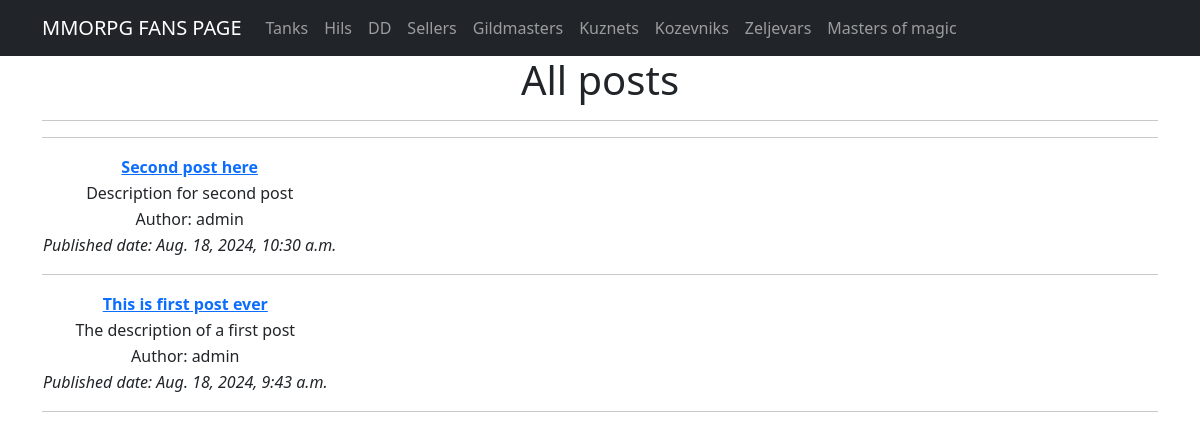
/posts/, run on an earlier commit of the app's database.
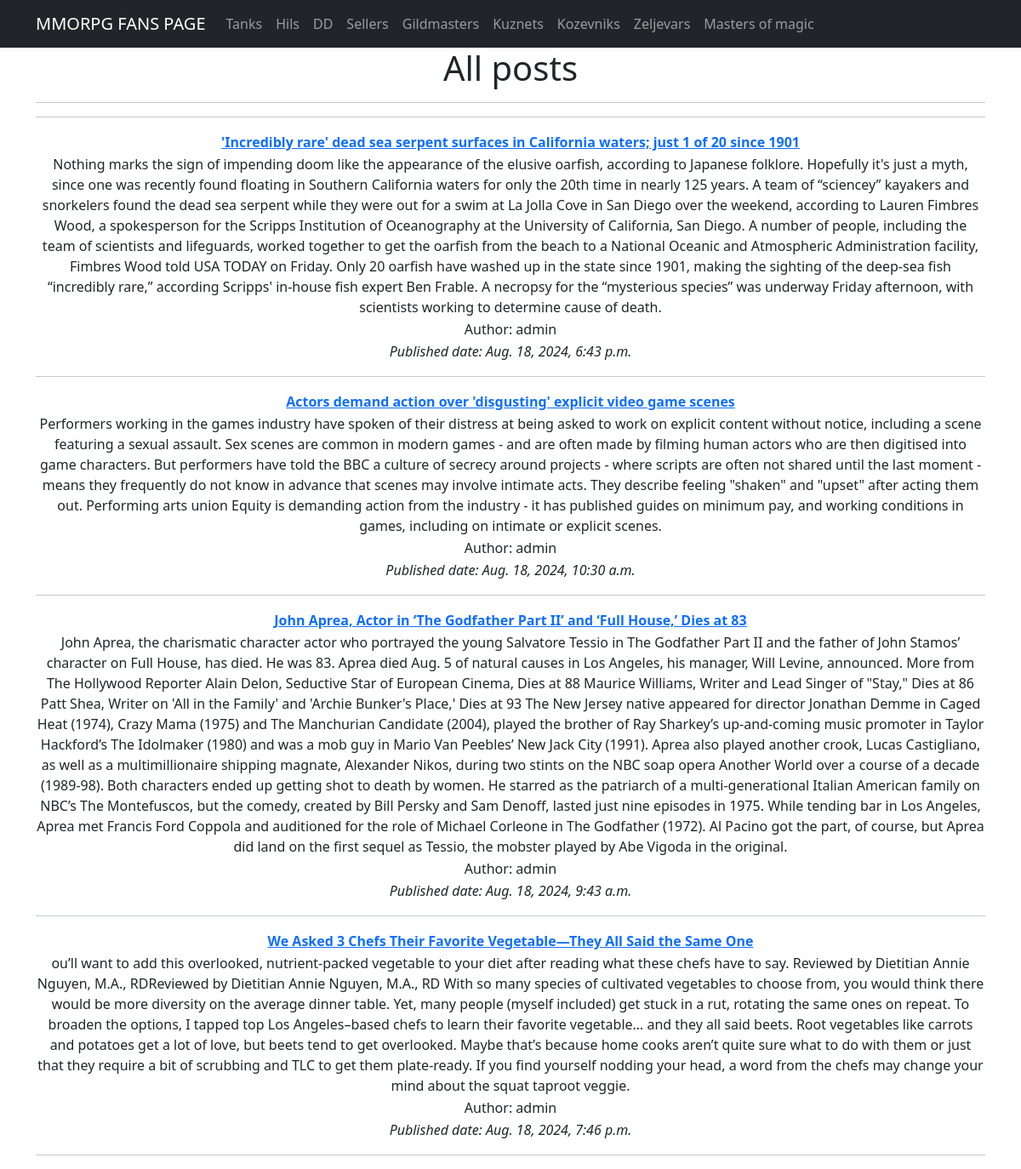
And on a later commit of the database.
### app/models.py (models this page shows)
class Post(models.Model):
    name = models.CharField(max_length=150, unique=True)
    description = models.TextField()
    published_date = models.DateTimeField(default=timezone.now)
    author = models.ForeignKey(User, on_delete=models.CASCADE, related_name='posts')
    categories = models.ManyToManyField(Category, related_name='posts')
    def __str__(self):
        return f'{self.name}'

### app/views.py (the view)
# urls.py: path('', PostsList.as_view(), name='post_list'),
class PostsList(ListView):
    model = Post
    ordering = 'name'
    template_name = 'post_list.html'
    context_object_name = 'posts'

### templates/post_list.html (shortened to what this page needs)
{% extends 'flatpages/default.html' %}
{% block content %}
<h1>All posts</h1>
<hr>
{% for post in posts %}
<table>
    <tr>
        <td><strong><a href="{% url 'post_detail' post.id %}">{{ post.name }}</a></strong></td>
    </tr>
    <tr>
        <td>{{ post.description }}</td>
    </tr>
    <tr>
        <td>Author: {{ post.author }}</td>
    </tr>
    <tr>
        <td><i>Published date: {{ post.published_date }}</i></td>
    </tr>
    <hr>
{% endfor %}
</table>
<hr>
{% endblock content %}

### templates/flatpages/default.html (shortened to what this page needs)
<!DOCTYPE html>
<html lang="en">
    <head>
        {% load static %}
        <link href="{% static 'css/styles.css' %}" rel="stylesheet" />
    </head>
    <body>
        <nav class="navbar navbar-expand-lg navbar-dark bg-dark static-top">
            <div class="container">
                <a class="navbar-brand" href="{% url 'post_list' %}">MMORPG FANS PAGE</a>
                <div class="collapse navbar-collapse" id="navbarResponsive">
                    <ul class="navbar-nav ml-auto">
                        <li class="nav-item"><a class="nav-link" href="#">Tanks</a></li>
                        <li class="nav-item"><a class="nav-link" href="#">Hils</a></li>
                        <li class="nav-item"><a class="nav-link" href="#">DD</a></li>
                        <li class="nav-item"><a class="nav-link" href="#">Sellers</a></li>
                        <li class="nav-item"><a class="nav-link" href="#">Gildmasters</a></li>
                        <li class="nav-item"><a class="nav-link" href="#">Kuznets</a></li>
                        <li class="nav-item"><a class="nav-link" href="#">Kozevniks</a></li>
                        <li class="nav-item"><a class="nav-link" href="#">Zeljevars</a></li>
                        <li class="nav-item"><a class="nav-link" href="#">Masters of magic</a></li>
                    </ul>
                </div>
            </div>
        </nav>
        <div class="container">
            <div class="row">
                <div class="col-lg-12 text-center">
                   {% block content %}{% endblock content %}
                </div>
            </div>
        </div>
    </body>
</html>

What changed in the data, as far as the page shows it:
added Post: name "'Incredibly rare' dead sea serpent surfaces in California waters; just 1 of 20 since 1901", description "Nothing marks the sign of impending doom like the appearance of the elusive oarfish, according to Japanese folklore. Hopefully it's just a myth, since one was recently found floating in Southern California waters for only the 20th time in nearly 125 years. A team of “sciencey” kayakers and snorkelers found the dead sea serpent while they were out for a swim at La Jolla Cove in San Diego over the weekend, according to Lauren Fimbres Wood, a spokesperson for the Scripps Institution of Oceanography at the University of California, San Diego. A number of people, including the team of scientists and lifeguards, worked together to get the oarfish from the beach to a National Oceanic and…", author "admin", published_date "Aug. 18, 2024, 6:43 p.m."
changed Post: name "Second post here" → "Actors demand action over 'disgusting' explicit video game scenes"; description "Description for second post" → "Performers working in the games industry have spoken of their distress at being asked to work on explicit content without notice, including a scene featuring a sexual assault. Sex scenes are common in modern games - and are often made by filming human actors who are then digitised into game characters. But performers have told the BBC a culture of secrecy around projects - where scripts are often not shared until the last moment - means they frequently do not know in advance that scenes may involve intimate acts. They describe feeling \"shaken\" and \"upset\" after acting them out. Performing arts union Equity is demanding action from the industry - it has published guides on minimum pay, and…"
changed Post: name "This is first post ever" → "John Aprea, Actor in ‘The Godfather Part II’ and ‘Full House,’ Dies at 83"; description "The description of a first post" → "John Aprea, the charismatic character actor who portrayed the young Salvatore Tessio in The Godfather Part II and the father of John Stamos’ character on Full House, has died. He was 83. Aprea died Aug. 5 of natural causes in Los Angeles, his manager, Will Levine, announced. More from The Hollywood Reporter Alain Delon, Seductive Star of European Cinema, Dies at 88 Maurice Williams, Writer and Lead Singer of \"Stay,\" Dies at 86 Patt Shea, Writer on 'All in the Family' and 'Archie Bunker's Place,' Dies at 93 The New Jersey native appeared for director Jonathan Demme in Caged Heat (1974), Crazy Mama (1975) and The Manchurian Candidate (2004), played the brother of Ray Sharkey’s up-and-coming…"
added Post: name "We Asked 3 Chefs Their Favorite Vegetable—They All Said the Same One", description "ou’ll want to add this overlooked, nutrient-packed vegetable to your diet after reading what these chefs have to say. Reviewed by Dietitian Annie Nguyen, M.A., RDReviewed by Dietitian Annie Nguyen, M.A., RD With so many species of cultivated vegetables to choose from, you would think there would be more diversity on the average dinner table. Yet, many people (myself included) get stuck in a rut, rotating the same ones on repeat. To broaden the options, I tapped top Los Angeles–based chefs to learn their favorite vegetable… and they all said beets. Root vegetables like carrots and potatoes get a lot of love, but beets tend to get overlooked. Maybe that’s because home cooks aren’t quite sure…", author "admin", published_date "Aug. 18, 2024, 7:46 p.m."
